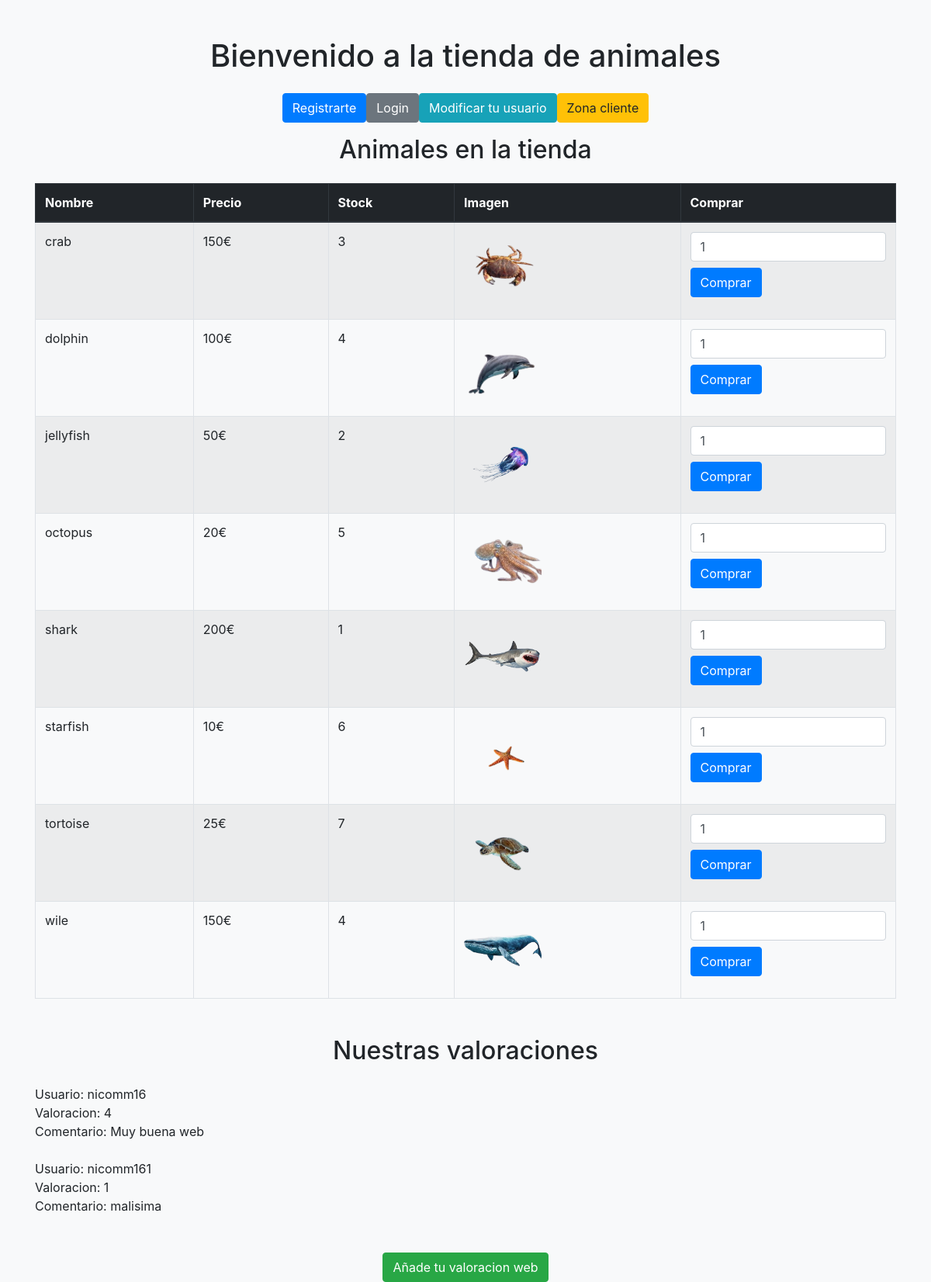
Screenshot of /views/auth/shop.php with the database file from the repository.
### tables this page shows
CREATE TABLE `animales` (
  `id` int(11) NOT NULL,
  `nombre` varchar(255) DEFAULT NULL,
  `precio` int(11) DEFAULT NULL,
  `cantidad` int(11) DEFAULT NULL,
  `imagenes` varchar(255) DEFAULT NULL
);

CREATE TABLE `valoraciones` (
  `id` int(11) NOT NULL,
  `user` varchar(255) NOT NULL,
  `valoracion` int(255) NOT NULL,
  `comentario` text NOT NULL
);

### php/backend/product.php (the view, shortened to what this page needs)
<?php
include("../../db/db.php");
class Productos {
public function animalesCliente() {
    global $conex;
    $consulta = "SELECT * FROM animales";
    $resultado = $conex->query($consulta);
    if ($resultado->num_rows > 0) {
        echo "<form method='post' action=''>";
        echo "<table class='table table-striped table-bordered table-hover'>";
        echo "<thead class='thead-dark'>";
        echo "<tr>";
        echo "<th>Nombre</th>";
        echo "<th>Precio</th>";
        echo "<th>Stock</th>";
        echo "<th>Imagen</th>";
        echo "<th>Comprar</th>";
        echo "</tr>";
        echo "</thead>";
        echo "<tbody>";
        while ($fila = $resultado->fetch_assoc()) {
            echo "<tr>";
            echo "<td>" . htmlspecialchars($fila["nombre"]) . "</td>";
            echo "<td>" . htmlspecialchars($fila["precio"]) . "€" . "</td>";
            echo "<td>" . htmlspecialchars($fila["cantidad"]) . "</td>";
            echo "<td><img src='" . htmlspecialchars($fila["imagenes"]) . "' alt='" . htmlspecialchars($fila["nombre"]) . "' class='img-fluid' style='width: 100px; height: 100px; object-fit: contain;'></td>";
            echo "<td>";
            echo "<input type='number' name='cantidades[" . htmlspecialchars($fila["nombre"]) . "]' value='1' min='1' max='" . htmlspecialchars($fila["cantidad"]) . "' class='form-control mb-2'>";
            echo "<button type='submit' name='producto' value='" . htmlspecialchars($fila["nombre"]) . "|" . htmlspecialchars($fila["precio"]) . "' class='btn btn-primary'>Comprar</button>";
            echo "</td>";
            echo "</tr>";
        }
        echo "</tbody>";
        echo "</table>";
        echo "</form>";
    } else {
        echo "<div class='alert alert-info'>No hay animales en la tienda</div>";
    }
}
}
?>

### views/auth/shop.php (shortened to what this page needs)
<!DOCTYPE html>
<html lang="en">
<head>
    <link rel="stylesheet" href="../../assets/css/bootstrap.min.css">
</head>
<body class="bg-light">
    <div class="container mt-5">
        <h1 class="text-center mb-4">Bienvenido a la tienda de animales</h1>
        <div class="d-flex justify-content-center mb-3">
            <a href="register.php" class="btn btn-primary me-2">Registrarte</a>
            <a href="login.php" class="btn btn-secondary me-2">Login</a>
            <a href="modify.php" class="btn btn-info me-2">Modificar tu usuario</a>
            <a href="../client/client_panel.php" class="btn btn-warning">Zona cliente</a>
        </div>
        <h2 class="text-center mb-4">Animales en la tienda</h2>
        <?php
        include("../../php/backend/product.php");
        $producto = new Productos("", 0, 0);
        $producto->animalesCliente();
        ?>
        <h2 class="text-center mt-5 mb-4">Nuestras valoraciones</h2>
        <?php
        include("../../php/backend/user.php");
        $valoraciones = new Cliente("", "", "", "", 0);
        $valoraciones->devolverValoraciones();
        ?>
        <div class="d-flex justify-content-center mt-4">
            <a href="../auth/valoration.php" class="btn btn-success">Añade tu valoracion web</a>
        </div>
    </div>
</body>
</html>

### php/backend/user.php (shortened to what this page needs)
<?php
include ("../../db/db.php");
class Cliente extends Usuario{
    public function devolverValoraciones(){
        global $conex;
        $valoraciones = "SELECT * FROM valoraciones";
        $consulta = $conex->query($valoraciones);
        if ($consulta->num_rows > 0) {
            while ($row = $consulta->fetch_assoc()) {
                echo "Usuario: " . $row['user'] . "<br>";
                echo "Valoracion: " . $row['valoracion'] . "<br>";
                echo "Comentario: " . $row['comentario'] . "<br>";
                echo "<br>";
            }
        } else {
            echo "No hay valoraciones";
        }
    }
}
?>

### rows the page displays
animales: nombre "crab", precio "150", cantidad "3", imagenes+nombre (picture)
animales: nombre "dolphin", precio "100", cantidad "4", imagenes+nombre (picture)
animales: nombre "jellyfish", precio "50", cantidad "2", imagenes+nombre (picture)
animales: nombre "octopus", precio "20", cantidad "5", imagenes+nombre (picture)
animales: nombre "shark", precio "200", cantidad "1", imagenes+nombre (picture)
animales: nombre "starfish", precio "10", cantidad "6", imagenes+nombre (picture)
animales: nombre "tortoise", precio "25", cantidad "7", imagenes+nombre (picture)
animales: nombre "wile", precio "150", cantidad "4", imagenes+nombre (picture)
valoraciones: user "nicomm16", valoracion "4", comentario "Muy buena web"
valoraciones: user "nicomm161", valoracion "1", comentario "malisima"
